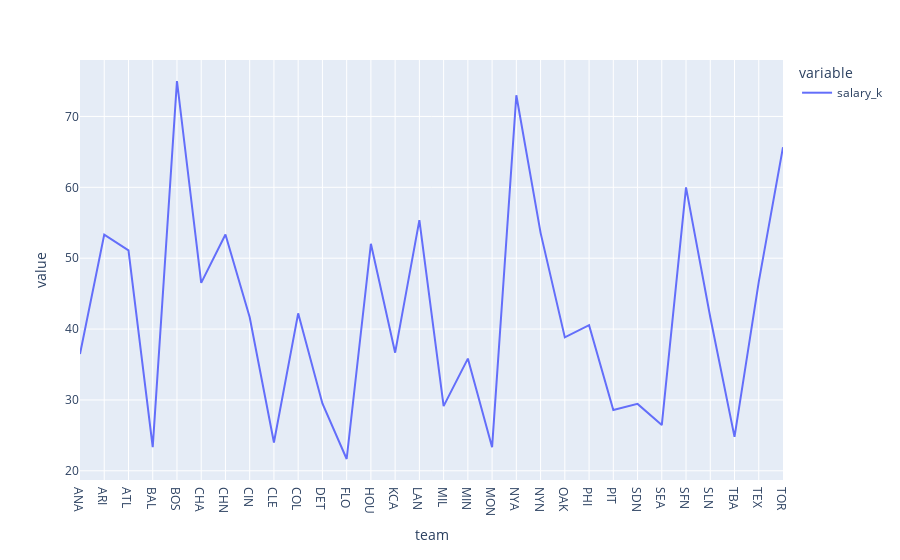

Source (notebook cell):
### Code cell
px.line(ratio)

### Figure 1 — Plotly figure (JSON) as saved in the notebook; plotly's stock layout.template omitted (floating-point values rounded to 4 significant figures)
{"data": [{"hovertemplate": "variable=salary_k<br>team=%{x}<br>value=%{y}<extra></extra>", "legendgroup": "salary_k", "line": {"color": "#636efa", "dash": "solid"}, "marker": {"symbol": "circle"}, "mode": "lines", "name": "salary_k", "orientation": "v", "showlegend": true, "type": "scatter", "x": ["ANA", "ARI", "ATL", "BAL", "BOS", "CHA", "CHN", "CIN", "CLE", "COL", "DET", "FLO", "HOU", "KCA", "LAN", "MIL", "MIN", "MON", "NYA", "NYN", "OAK", "PHI", "PIT", "SDN", "SEA", "SFN", "SLN", "TBA", "TEX", "TOR"], "xaxis": "x", "y": [36.48, 53.33, 51.11, 23.33, 75, 46.51, 53.33, 41.67, 23.99, 42.22, 29.5, 21.67, 52.03, 36.67, 55.37, 29.13, 35.83, 23.33, 72.99, 53.57, 38.82, 40.56, 28.57, 29.44, 26.45, 60, 41.67, 24.79, 46.67, 65.67], "yaxis": "y"}], "layout": {"autosize": true, "legend": {"title": {"text": "variable"}, "tracegroupgap": 0}, "margin": {"t": 60}, "xaxis": {"anchor": "y", "autorange": true, "domain": [0, 1], "range": [0, 29], "title": {"text": "team"}, "type": "category"}, "yaxis": {"anchor": "x", "autorange": true, "domain": [0, 1], "range": [18.7, 77.96], "title": {"text": "value"}, "type": "linear"}}}
